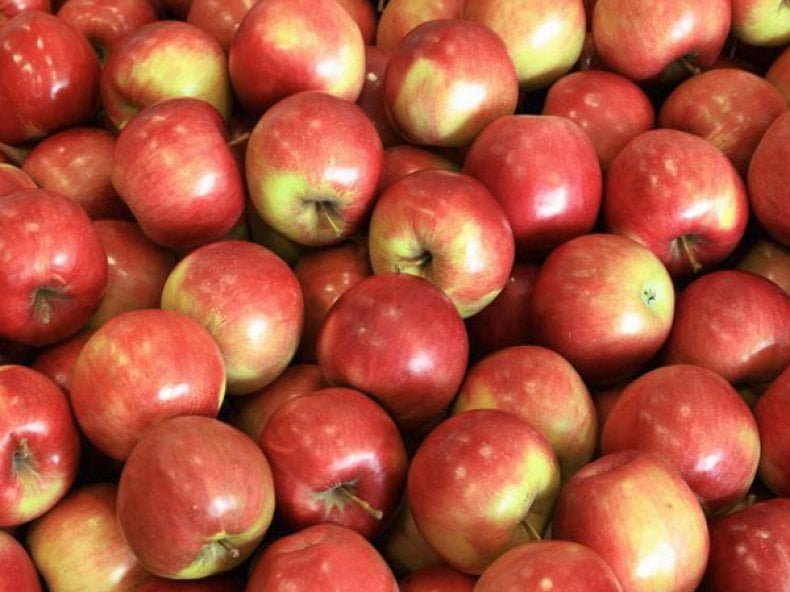
#> input picture Lesson 57/aidared.jpg, 790 x 592 px, found by its file name
$ jupyter execute Lesson57.ipynb
#> lines starting #> are read from the running program, lines starting #| are printed output that depends on the picture
<a href="https://colab.research.google.com/github/InGev007/startup_acd/blob/main/Lesson%2057/Lesson57.ipynb" target="_parent"></a>

[cell 1]
import numpy as np
import cv2 as cv2
import matplotlib.pyplot as plt

[cell 2]
# Функція для завантаження зображеня і відображення на екрані
def load(path):
#> called with path = '/content/aidared.jpg'
    img = cv2.imread(path, cv2.IMREAD_COLOR)
#> img is the input picture: shape (592, 790, 3); mean B, G, R 62.4, 85.5, 175
    img = cv2.cvtColor(img, cv2.COLOR_BGR2RGB)
    plt.axis('off')
    plt.imshow(img)
    return img

[cell 3]
# Функція запису зображення на диск
def writing(img, path="img.jpg"):
    cv2.imwrite(path, img)

[cell 4]
def change_contrast(image, contrast_factor):
    # Конвертирование изображения в формат cv2
#> called with contrast_factor = 1.2
    image_cv2 = cv2.cvtColor(image, cv2.COLOR_RGB2BGR)
    # Применение контраста
    adjusted_image = cv2.convertScaleAbs(image_cv2, alpha=contrast_factor)
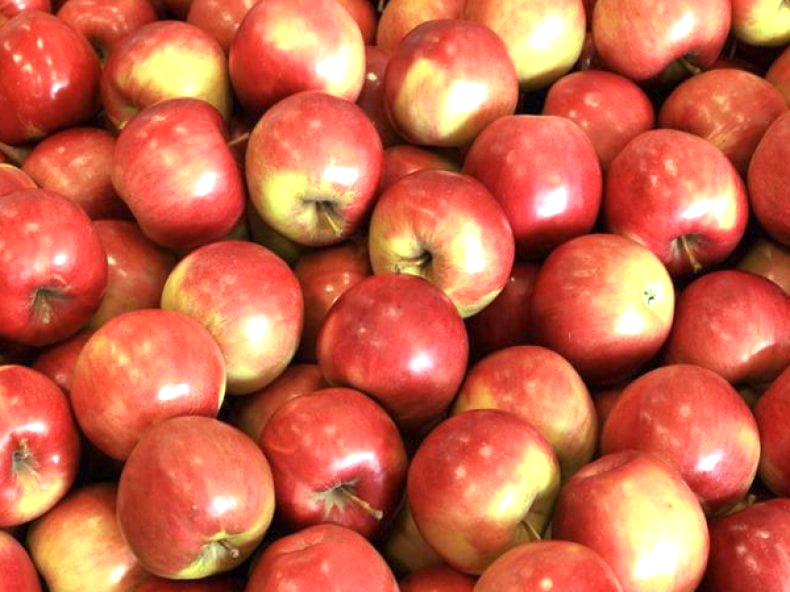
#> adjusted_image: shape (592, 790, 3); mean B, G, R 74.5, 101.4, 200.2
    # Конвертирование обратно в формат RGB
    adjusted_image = cv2.cvtColor(adjusted_image, cv2.COLOR_BGR2RGB)
    plt.axis('off')
    plt.imshow(adjusted_image)
    return adjusted_image

[cell 5]
def change_brightness(image, value):
    # Конвертирование изображения в формат cv2
#> called with value = 100
    image_cv2 = cv2.cvtColor(image, cv2.COLOR_RGB2BGR)
    # Применение линейного преобразования к яркости
    alpha = float(value) / 255.0
    adjusted_image = cv2.convertScaleAbs(image_cv2, alpha=alpha, beta=0)
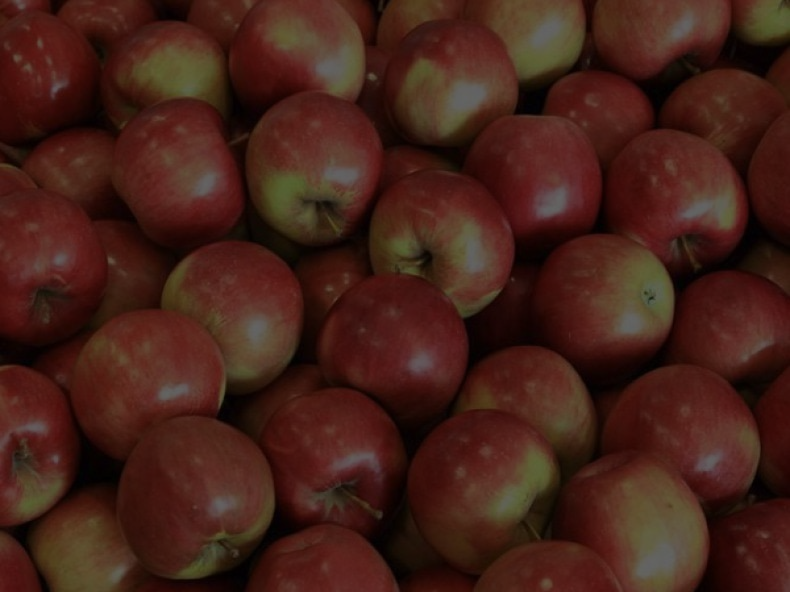
#> adjusted_image: shape (592, 790, 3); mean B, G, R 24.5, 33.5, 68.6
    # Конвертирование обратно в формат RGB
    adjusted_image = cv2.cvtColor(adjusted_image, cv2.COLOR_BGR2RGB)
    plt.axis('off')
    plt.imshow(adjusted_image)
    return adjusted_image

[cell 6]
def change_saturation(image, saturation_factor):
    # Конвертирование изображения в формат cv2
#> called with saturation_factor = 1.1
    image_cv2 = cv2.cvtColor(image, cv2.COLOR_RGB2BGR)
    # Преобразование изображения в HSV цветовое пространство
    hsv_image = cv2.cvtColor(image_cv2, cv2.COLOR_BGR2HSV)
#> hsv_image: shape (592, 790, 3); mean H, S, V 11.4, 175.1, 175.1
    # Изменение насыщенности изображения
    hsv_image[..., 1] = np.clip(hsv_image[..., 1] * saturation_factor, 0, 255)
#> hsv_image: shape (592, 790, 3); mean H, S, V 11.4, 191.4, 175.1
    # Конвертирование обратно в формат RGB
    adjusted_image = cv2.cvtColor(hsv_image, cv2.COLOR_HSV2RGB)
    plt.axis('off')
    plt.imshow(adjusted_image)
    return adjusted_image

[cell 7]
def change_size(image, width=None, height=None, scale=None):
    # Конвертирование изображения в формат cv2
#> called with width = 100, height = 200
    image_cv2 = cv2.cvtColor(image, cv2.COLOR_RGB2BGR)
    # Получение размера изображения
    img_height, img_width = image_cv2.shape[:2]
#> img_height = 592; img_width = 790
    # Вычисление нового размера изображения
    if scale:
        new_height = int(img_height * scale)
        new_width = int(img_width * scale)
    else:
        new_height = height
        new_width = width
    # Изменение размера изображения
    adjusted_image = cv2.resize(image_cv2, (new_width, new_height))
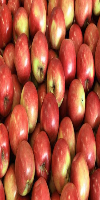
#> adjusted_image: shape (200, 100, 3); mean B, G, R 62.2, 85.3, 174.8
    # Конвертирование обратно в формат RGB
    adjusted_image = cv2.cvtColor(adjusted_image, cv2.COLOR_BGR2RGB)
    plt.axis('off')
    plt.imshow(adjusted_image)
    return adjusted_image

[cell 8]
def crop_image(image, x, y, width, height):
    # Конвертирование изображения в формат cv2
    image_cv2 = cv2.cvtColor(image, cv2.COLOR_RGB2BGR)
    # Выделение необходимой области изображения
    cropped_image = image_cv2[y:y+height, x:x+width]
    # Конвертирование обратно в формат RGB
    cropped_image = cv2.cvtColor(cropped_image, cv2.COLOR_BGR2RGB)
    plt.axis('off')
    plt.imshow(cropped_image)
    return cropped_image

[cell 9]
def rotate_image(image, angle):
    # Конвертирование изображения в формат cv2
#> called with angle = 30
    image_cv2 = cv2.cvtColor(image, cv2.COLOR_RGB2BGR)
    # Получение размера изображения
    height, width = image_cv2.shape[:2]
#> height = 592; width = 790
    # Определение матрицы поворота
    matrix = cv2.getRotationMatrix2D((width/2, height/2), angle, 1)
    # Применение матрицы поворота к изображению
    rotated_image = cv2.warpAffine(image_cv2, matrix, (width, height))
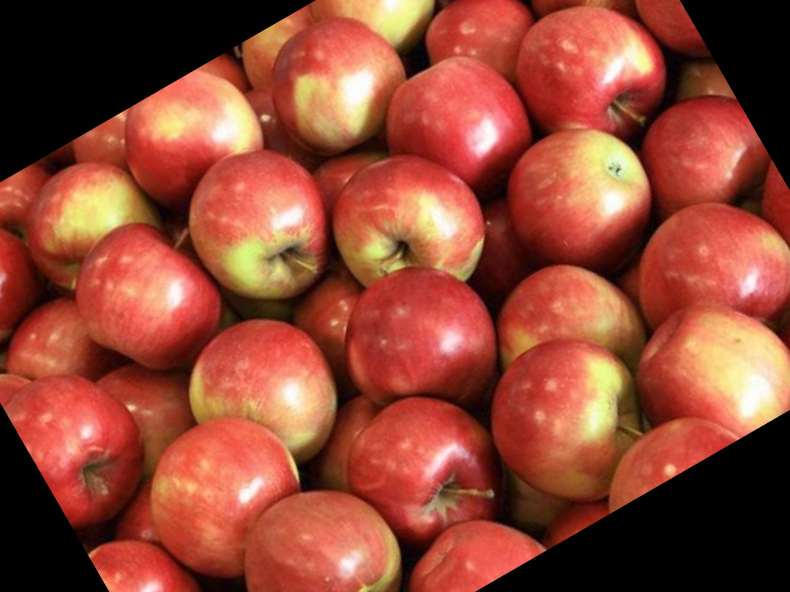
#> rotated_image: shape (592, 790, 3); mean B, G, R 52.8, 71.6, 147.4
    # Конвертирование обратно в формат RGB
    rotated_image = cv2.cvtColor(rotated_image, cv2.COLOR_BGR2RGB)
    plt.axis('off')
    plt.imshow(rotated_image)
    return rotated_image

[cell 10]
img = load('/content/aidared.jpg')

[cell 11]
img_contrast = change_contrast(img, 1.2)

[cell 12]
img_brithest = change_brightness(img, 100)

[cell 13]
img_saturation = change_saturation(img, 1.1)

[cell 14]
img_size = change_size(img, width=100, height=200, scale=None)

[cell 15]
img_rotate = rotate_image(img, 30)

[cell 16]
writing(img_rotate)
